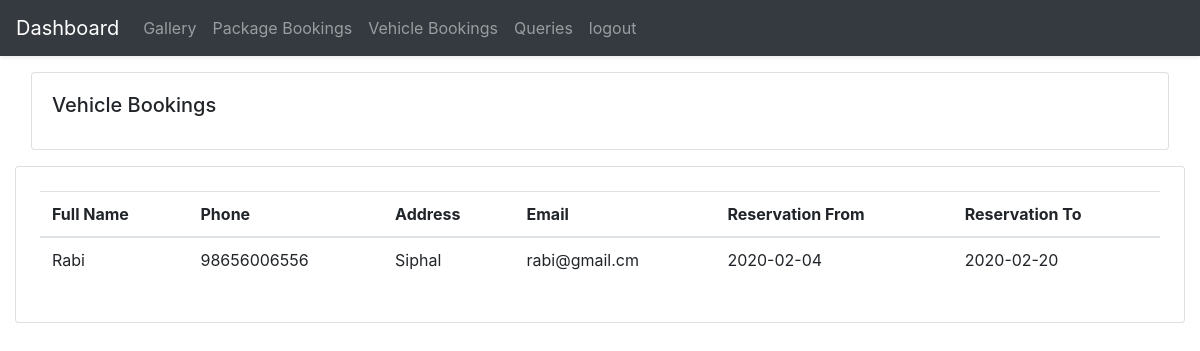
/dashboard/vehiclebookings.php (signed in), run on the app's committed database.
### tables this page shows
CREATE TABLE `vehiclebookings` (
  `id` int(11) NOT NULL,
  `name` varchar(255) NOT NULL,
  `phone` varchar(255) NOT NULL,
  `address` varchar(255) NOT NULL,
  `email` varchar(255) NOT NULL,
  `reservation_from` varchar(255) NOT NULL,
  `reservation_to` varchar(255) NOT NULL,
  `note` longtext DEFAULT NULL
);

### dashboard/vehiclebookings.php (the view, shortened to what this page needs)
<html>
<head>
    <link rel="stylesheet" type="text/css" href="https://cdnjs.cloudflare.com/ajax/libs/font-awesome/5.13.0/css/all.min.css">
    <link rel="stylesheet" href="https://stackpath.bootstrapcdn.com/bootstrap/4.4.1/css/bootstrap.min.css">
</head>
<body>
    <?php include "./nav.php"; ?>
    <div class="container-fluid">
        <div class="card card-body m-3">
            <h5 class="card-title">Vehicle Bookings</h5>
        </div>
        <div class="table-responsive card card-body p-4">
            <table class="table">
                <thead>
                    <tr>
                        <th>Full Name</th>
                        <th>Phone</th>
                        <th>Address</th>
                        <th>Email</th>
                        <th>Reservation From</th>
                        <th>Reservation To</th>
                    </tr>
                </thead>
                <tbody>
                    <?php
                    include '../model/connection.php';
                    $sql = "SELECT * FROM vehiclebookings";
                    $result = $conn->query($sql);
                    while ($row = mysqli_fetch_assoc($result)) {
                        echo '
                            <tr>
                                <td>
                                ' . $row['name'] . '
                                </td>
                                <td>
                                ' . $row['phone'] . '
                                </td>
                                <td>
                                ' . $row['address'] . '
                                </td>
                                <td>
                                ' . $row['email'] . '
                                </td>
                                <td>
                                ' . $row['reservation_from'] . '
                                </td>
                                <td>
                                ' . $row['reservation_to'] . '
                                </td>
                            </tr>
                        ';
                    }
                    ?>
                </tbody>
            </table>
        </div>
    </div>
</body>
</html>

### data on the page
vehiclebookings: name "Rabi", phone "98656006556", address "Siphal", email "rabi@gmail.cm", reservation_from "2020-02-04", reservation_to "2020-02-20"
